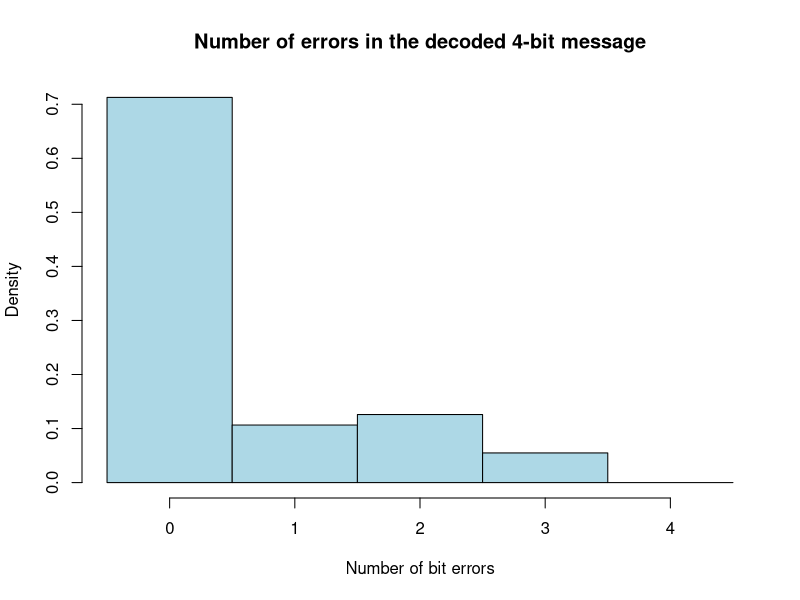
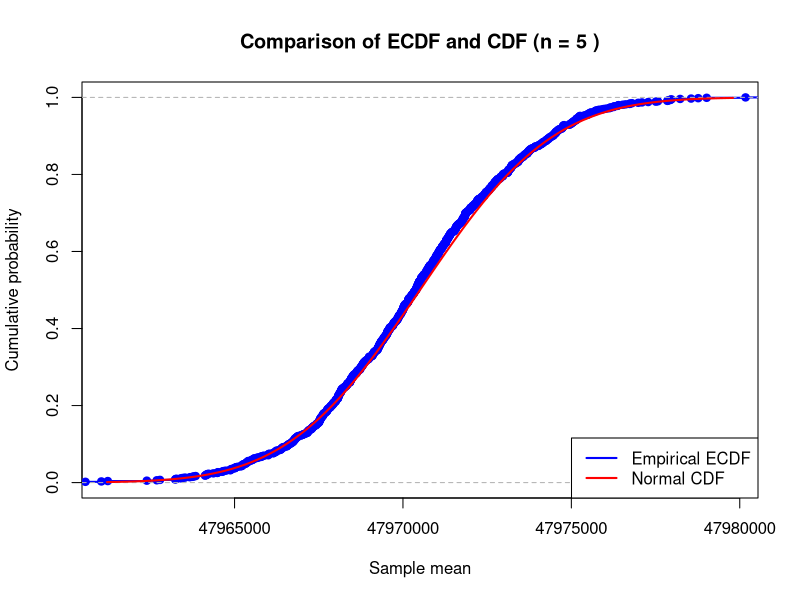
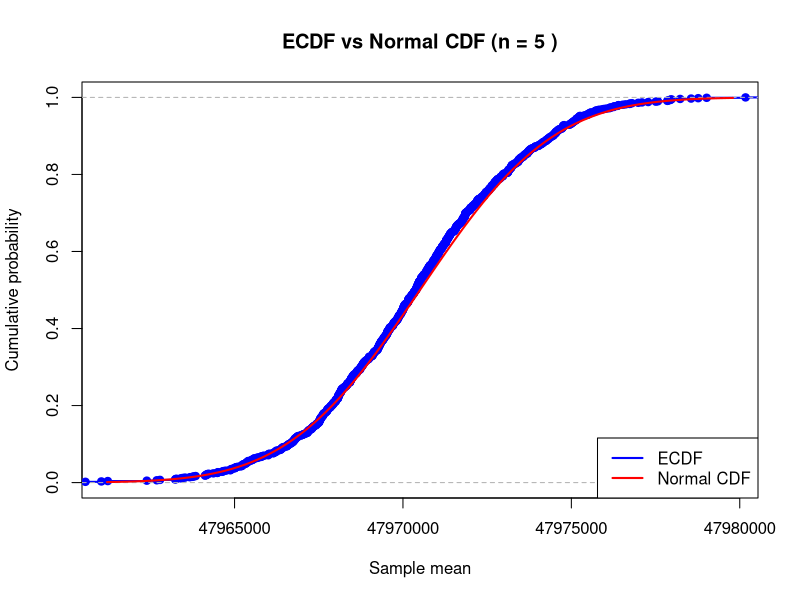
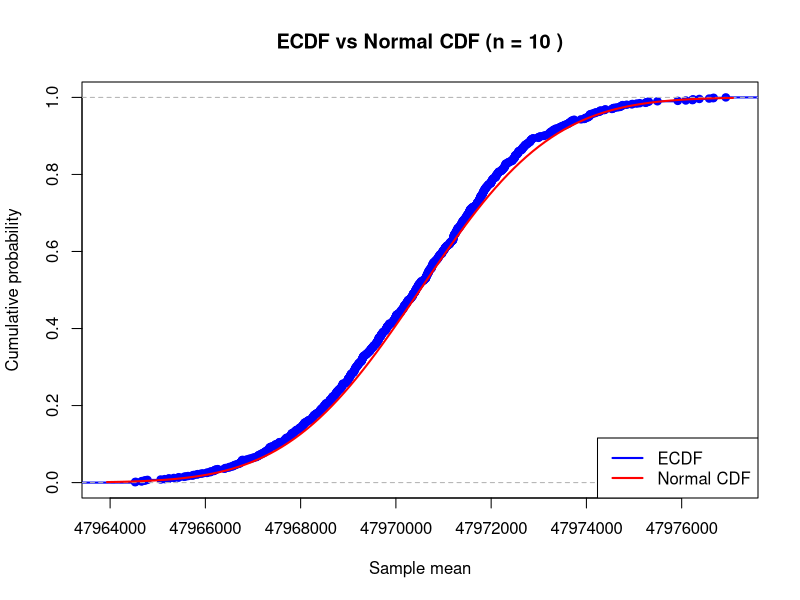
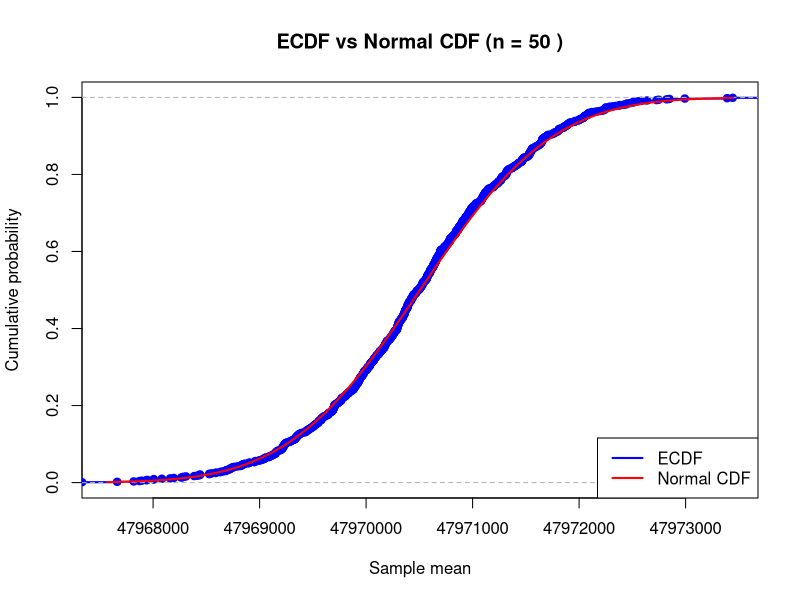
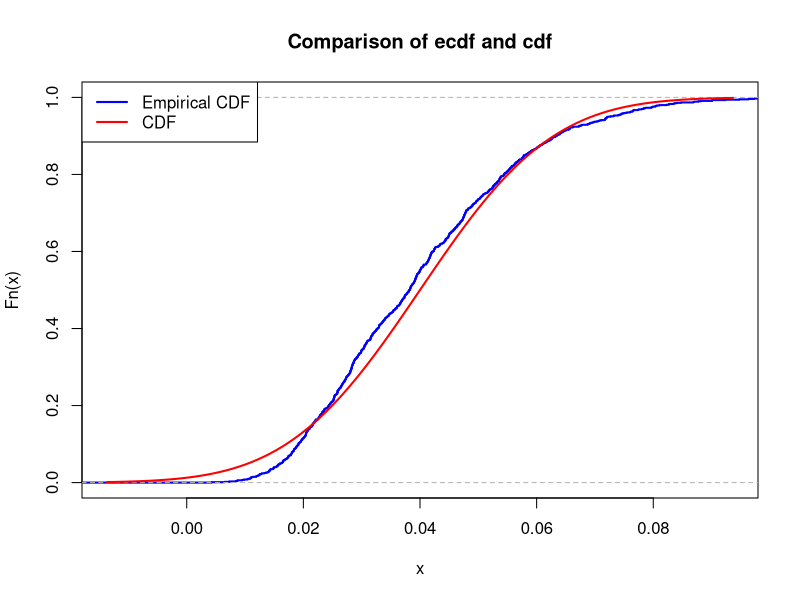
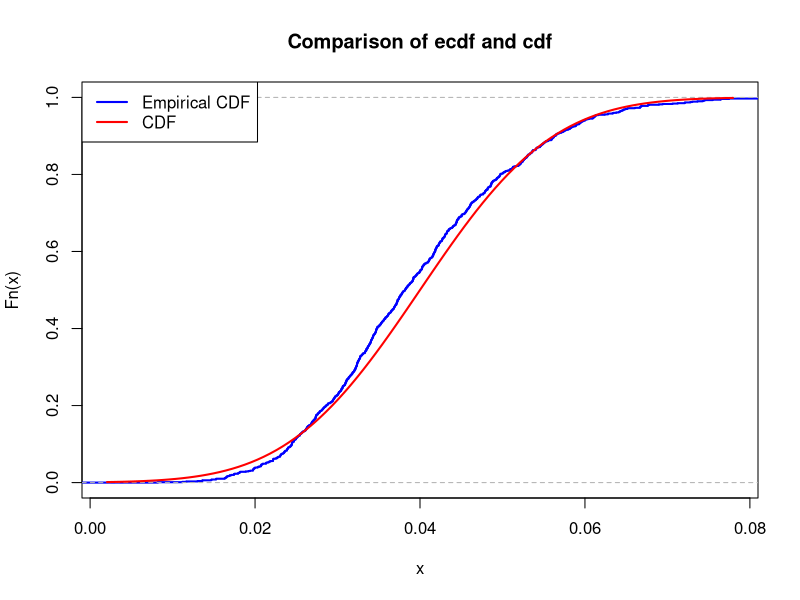
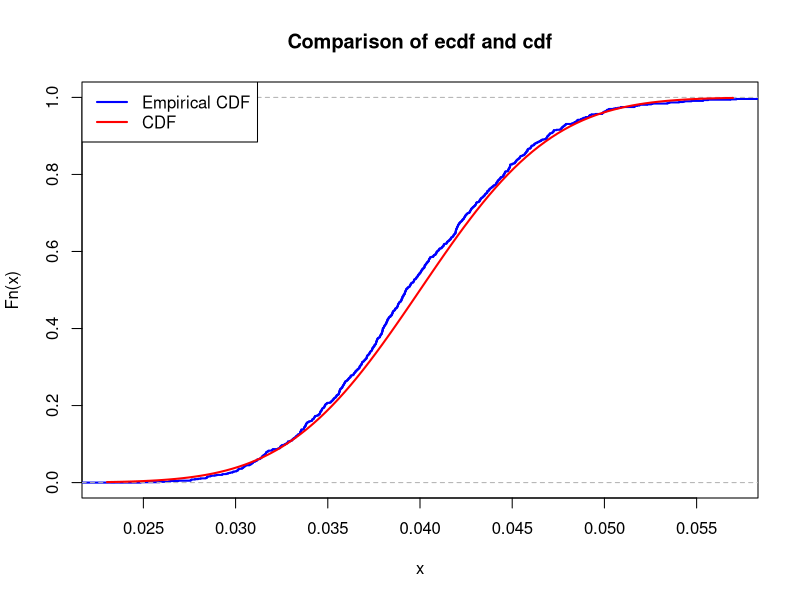

Recreate these plots in R, in order.
## ---- chunk 1
id <- 15

set.seed(id)
p <- id/100
# matrices G and H
G <- matrix(c(1, 1, 1, 0, 0, 0, 0,
		1, 0, 0, 1, 1, 0, 0,
		0, 1, 0, 1, 0, 1, 0,
		1, 1, 0, 1, 0, 0, 1), nrow = 4, byrow = TRUE)
H <- matrix(c(
  1,0,0,
  0,1,0,
  1,1,0,
  0,0,1,
  1,0,1,
  0,1,1,
  1,1,1
), nrow = 7, byrow = TRUE)
cat("The matrix G is: \n") 
G  
cat("The matrix H is: \n") 
H
cat("The product GH must be zero: \n")
(G%*%H) %%2
## ---- chunk 2
N = 10000

message_generator <- function(N) {
  matrix(sample(c(0,1), 4*N, replace = TRUE), nrow = N)
}  
messages <- message_generator(N)
codewords <- (messages %*% G) %% 2
## ---- chunk 3
errors   <- matrix(rbinom(N * 7, size = 1, prob = p), nrow = N)
received <- (codewords + errors) %% 2 
## ---- chunk 4
synd <- (received %*% H) %% 2
idx  <- synd[, 1] + 2 * synd[, 2] + 4 * synd[, 3]


corrected <- received
mask <- idx >= 1 & idx <= 7
r_idx <- which(mask)
c_idx <- idx[mask]
if (length(r_idx)) {
  corrected[cbind(r_idx, c_idx)] <- (corrected[cbind(r_idx, c_idx)] + 1) %% 2
}

decoded <- cbind(corrected[, 3], corrected[, 5], corrected[, 6], corrected[, 7])  # N x 4

success_vec <- as.integer(rowSums(decoded != messages) == 0)
errs_vec    <- rowSums(decoded != messages)
## ---- chunk 5
phat <- mean(success_vec)
phat


pstar_theor <- (1 - p)^7 + 7 * p * (1 - p)^6
c(phat = phat, pstar_theor = pstar_theor, abs_diff = abs(phat - pstar_theor))


z  <- qnorm(0.975)
se <- sqrt(phat * (1 - phat) / N)
eps <- z * se 


c(se = se, eps = eps,
  CI_low = max(0, phat - eps),
  CI_high = min(1, phat + eps))

N_needed <- ceiling((z^2 * 0.25) / (0.03^2))
N_needed
## ---- chunk 6
hist(errs_vec,
     breaks = seq(-0.5, 4.5, by = 1),
     probability = TRUE,
     col = "lightblue",
     main = "Number of errors in the decoded 4-bit message",
     xlab = "Number of bit errors")
## ---- chunk 7
T_years <- 30.1
T <- T_years * 365 * 24 * 3600
lambda <- log(2) / T

team_id <- 15
m <- team_id * 10^-6

M <- 137
N_A <- 6 * 10^23

N <- (m / M) * N_A

mu <- N * lambda

K <- 10^3
n <- 5

set.seed(123)
sample_means <- colMeans(matrix(rpois(n * K, lambda = mu), nrow = n))

cat("Half-life period (s):", T, "\n")
cat("Lambda (decay probability per nucleus per second):", lambda, "\n")
cat("Number of atoms N:", N, "\n")
cat("Poisson parameter mu:", mu, "\n")


## ---- chunk 8
mu_theor <- mu
sigma_theor <- sqrt(mu / n)

cat("Theoretical mean (mu_theor):", mu_theor, "\n")
cat("Theoretical standard deviation (sigma_theor):", sigma_theor, "\n")


## ---- chunk 9
xlims <- c(mu_theor - 3 * sigma_theor, mu_theor + 3 * sigma_theor)

Fs <- ecdf(sample_means)

plot(Fs,
     xlim = xlims,
     ylim = c(0, 1),
     col = "blue",
     lwd = 2,
     main = paste("Comparison of ECDF and CDF (n =", n, ")"),
     xlab = "Sample mean",
     ylab = "Cumulative probability")

curve(pnorm(x, mean = mu_theor, sd = sigma_theor),
      col = "red",
      lwd = 2,
      add = TRUE)

legend("bottomright",
       legend = c("Empirical ECDF", "Normal CDF"),
       col = c("blue", "red"),
       lwd = 2,
       lty = 1)

xx <- seq(xlims[1], xlims[2], length.out = 400)
diff <- max(abs(Fs(xx) - pnorm(xx, mean = mu_theor, sd = sigma_theor)))


cat("Max difference between ECDF and Normal CDF =", diff, "\n")

## ---- chunk 10
analyze_n <- function(n, mu, K = 10^3, seed = 123) {
  set.seed(seed)
  samp_means <- colMeans(matrix(rpois(n * K, lambda = mu), nrow = n))
  mu_theor <- mu
  sigma_theor <- sqrt(mu / n)

  xlims <- c(mu_theor - 3 * sigma_theor, mu_theor + 3 * sigma_theor)
  Fs <- ecdf(samp_means)

  plot(Fs,
       xlim = xlims, ylim = c(0, 1),
       col = "blue", lwd = 2,
       main = paste("ECDF vs Normal CDF (n =", n, ")"),
       xlab = "Sample mean", ylab = "Cumulative probability")
  curve(pnorm(x, mean = mu_theor, sd = sigma_theor),
        col = "red", lwd = 2, add = TRUE)
  legend("bottomright", legend = c("ECDF", "Normal CDF"),
         col = c("blue", "red"), lwd = 2, lty = 1)

  xx <- seq(xlims[1], xlims[2], length.out = 400)
  diff <- max(abs(Fs(xx) - pnorm(xx, mean = mu_theor, sd = sigma_theor)))
  cat("n =", n, " | Max ECDF–CDF diff =", diff, "\n")
  invisible(diff)
}

diff5  <- analyze_n(5,  mu)
diff10 <- analyze_n(10, mu)
diff50 <- analyze_n(50, mu)

## ---- chunk 11
a <- 8 * 10^8

n_markov <- floor(0.05 * a / mu)

z <- 1.64485362695147
t <- (-z + sqrt(z^2 + 4 * a)) / 2
n_clt <- floor((t^2) / mu)

chernoff_ok <- function(n) {
  m <- n * mu
  if (m <= 0 || a < m) return(FALSE)
  y <- a / m
  bound <- exp(-m * (y * log(y) - y + 1))
  return(bound <= 0.05)
}

right <- floor(a / mu)
left  <- 1
best  <- 0
while (left <= right) {
  mid <- floor((left + right) / 2)
  if (chernoff_ok(mid)) {
    best <- mid
    left <- mid + 1
  } else {
    right <- mid - 1
  }
}
n_chernoff <- best

cat("Theoretical bounds for P(S_n < 8×10^8) >= 0.95\n")
cat("Markov bound  : n =", n_markov,  "\n")
cat("Chernoff bound: n =", n_chernoff, "\n")
cat("CLT bound     : n =", n_clt,     "\n")
cat("Comparison (Markov < Chernoff < CLT expected)\n")


## ---- chunk 12
check_n <- function(n, mu, a, K = 10^4, seed = 123) {
  set.seed(seed)
  s <- rpois(K, lambda = n * mu)
  p_emp <- mean(s < a)
  cat("n =", n, "| Empirical P(S_n < a) =", p_emp, "\n")
  return(p_emp)
}

p_markov  <- check_n(n_markov,  mu, a)
p_chernoff<- check_n(n_chernoff,mu, a)
p_clt     <- check_n(n_clt,     mu, a)

## ---- chunk 13
id <- 15
v1 <- id + 10
K <- 1e3

n_values = c(5, 10, 50)

sample_means_n5 <- colMeans(matrix(rexp(n_values[1]*K, rate = v1), nrow=n_values[1]))
sample_means_n10 <- colMeans(matrix(rexp(n_values[2]*K, rate = v1), nrow=n_values[2]))
sample_means_n50 <- colMeans(matrix(rexp(n_values[3]*K, rate = v1), nrow=n_values[3]))

head(sample_means_n5)
head(sample_means_n10)
head(sample_means_n50)
## ---- chunk 14
for (n in n_values) {
  cat("For n =", n,":\n")
  mu <- 1 / v1
  sigma <- 1 / (v1 * sqrt(n))
  cat("μ =", mu, "\n")
  cat("σ =", sigma, "\n")
  cat("\n")
}
## ---- chunk 15
for (n in n_values) {
  mu <- 1 / v1
  sigma <- 1 / (v1 * sqrt(n))
  xlims <- c(mu-3*sigma,mu+3*sigma)
  sample_means <- colMeans(matrix(rexp(n*K, rate = v1), nrow=n))
  Fs <- ecdf(sample_means)
  plot(Fs, 
       xlim = xlims, 
       col = "blue",
       lwd = 2,
       main = "Comparison of ecdf and cdf")
  curve(pnorm(x, mean = mu, sd = sigma), col = "red", lwd = 2, add = TRUE)
  legend("topleft", 
         legend = c("Empirical CDF", "CDF"),
         col = c("blue", "red"), 
         lwd = 2)
}
## ---- chunk 16
for (n in n_values) {
  mu <- 1 / v1
  sigma <- 1 / (v1 * sqrt(n))
  xlims <- c(mu - 3*sigma, mu + 3*sigma)
  sample_means <- colMeans(matrix(rexp(n * K, rate = v1), nrow = n))
  Fs <- ecdf(sample_means)
  x_vals <- seq(xlims[1], xlims[2], length.out = 200)
  max_diff <- max(abs(Fs(x_vals) - pnorm(x_vals, mean = mu, sd = sigma)))
  cat("Maximal difference for n =", n, ":", max_diff, "\n")
}

## ---- chunk 17
id <- 15
v1 <- id + 10
# v1 = 25

v <- N * v1
# S = X1 + X2 + ..... + X100

mu_Xi <- 1 / v
sigma_Xi <- 1 / v

mu_S = 100 * mu_Xi
## ---- chunk 18
N_markov <- floor(100 / (3 * v1))
cat("N_max (Markov) =", N_markov, "\n\n")




N_clt <- floor((100 - 16.45) / (60 * v1))

cat("N_max (CLT) =", N_clt, "\n\n")

cat("Method comparison\n")
cat("Markov:   N ≤", N_markov, "\n")
#cat("Chernoff: N ≤", N_chernoff, "\n")
cat("CLT:      N ≤", N_clt, "\n")

## ---- chunk 19
N_predicted <- N_clt 
N <-1
v1_c <- v1
v <- N * v1_c

cat(paste("Simulation for N = 1", "with rate v =", round(v, 7), "clicks/с.\n"))

x_realization <- rexp(100, rate = v)
S_realization <- sum(x_realization)

cat(paste("One realization for S = X_1 + ... + X_100:", round(S_realization, 2), "с.\n"))
cat(head(x_realization))
## ---- chunk 20
n_clicks <- 100
K <- 1000

s_sample <- colSums(matrix(rexp(n_clicks * K, rate = v), nrow = n_clicks, ncol = K))

cat(head(s_sample))
## ---- chunk 21
safe_count <- sum(s_sample > 60)

empirical_prob <- safe_count / K 

cat(paste("Number of safe cases (S > 60s):", safe_count, "out of", K, "\n"))
cat(paste("Empirical probability of safety P(S > 60):", empirical_prob, "\n"))
cat(paste("Desired probability level:", 0.95, "\n"))
## ---- chunk 22
    id <- 15
    mu <- id
    sigma <- sqrt(2*id+7)
    N <- 100

    x_sample <- rnorm(N, mean = mu, sd = sigma)

    y_sample <- 1 / x_sample


    mean_X <- mean(x_sample)
    one_over_mean_X <- 1/mean_X
    mean_Y <- mean(y_sample)

    cat("Comparison:\n")
    cat("1/X̄ =", one_over_mean_X, "\n")
    cat("Ȳ =", mean_Y, "\n")
    cat("Difference:", abs(one_over_mean_X - mean_Y))
## ---- chunk 23
    lambda <- 2
    N <- 1000

    X <- rexp(N, rate = lambda)
    Y <- rexp(N, rate = lambda)
    Z <- log(X) + 5

    par(mfrow = c(1, 2))


    plot(X, Y, 
         main = "Scatterplot: X vs Y (independent)",
         xlab = "X", ylab = "Y", col = "purple")

    qqplot(X, Y, 
         main = "Q-Q Plot: X vs Y (independent)")
    abline(0, 1, col = "pink", lwd = 2)


    plot(X, Z, 
         main = "Scatterplot: X vs Z (not independent)",
         xlab = "X", ylab = "Z = log(X)+5", col = "purple")

    qqplot(X, Z, 
         main = "Q-Q Plot: X vs Z (not indepedent)")
    abline(0, 1, col = "pink", lwd = 2)

## ---- chunk 24
    n <- 3
    p <- 0.5
    N <- 100

    theoretical_E_X <- n * p
    theoretical_Var_X <- n * p * (1 - p)

    X <- rbinom(N, size = n, prob = p)

    sample_mean_X <- mean(X)
    sample_var_X <- var(X)
    # using formula
    x_bar <- mean(X)
    sample_var_X_method2 <- sum((X - x_bar)^2) / (N - 1)

    cat("Theoretical E[X]:", theoretical_E_X, "\n")
    cat("Sample mean:", sample_mean_X, "\n")
    cat("Theoretical Var(X):", theoretical_Var_X, "\n")
    cat("Sample variance:", sample_var_X, "\n")
    cat("Sample variance using formula:", sample_var_X_method2)
## ---- chunk 25
    Y <- 0.5 * X - 1

    theoretical_E_Y <- 0.5 * theoretical_E_X - 1
    theoretical_Var_Y <- (0.5^2) * theoretical_Var_X

    sample_mean_Y <- mean(Y)
    sample_var_Y <- var(Y)
    # using formula
    y_bar <- mean(Y)
    sample_var_Y_method2 <- sum((Y - y_bar)^2) / (N - 1)

    cat("Theoretical E[Y]:", theoretical_E_Y, "\n")
    cat("Sample mean:", sample_mean_Y, "\n")
    cat("Theoretical Var(Y):", theoretical_Var_Y, "\n")
    cat("Sample variance:", sample_var_Y, "\n")
    cat("Sample variance using formula", sample_var_Y_method2)
